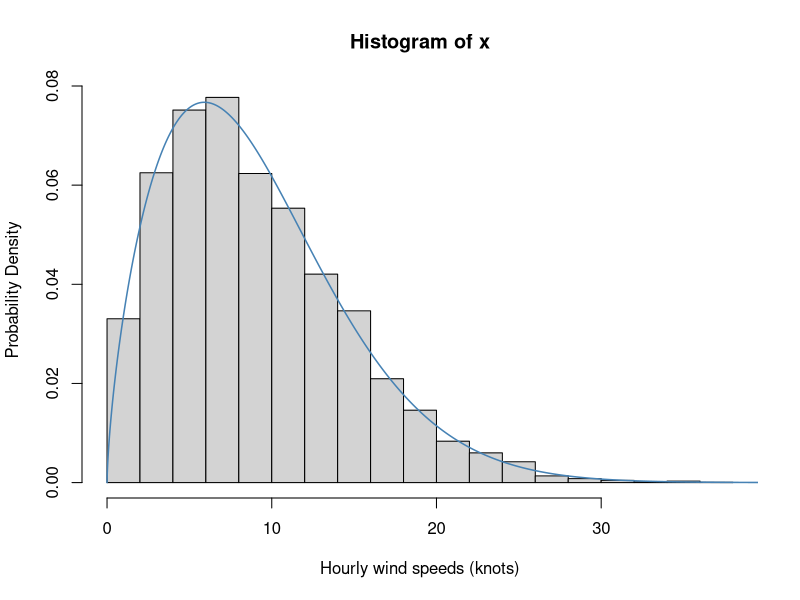
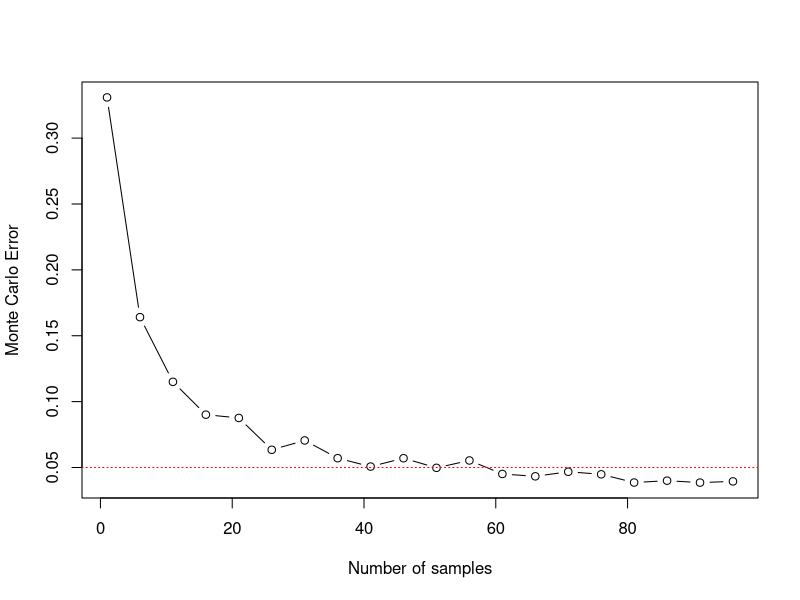

R code for these plots, in order:

# Exercise 1
# change so it is vectorised, as this takes less time than apply 
P_function <- function(w){
  P <- c()
  for (i in 1:length(w)){
    if (w[i] < 3.5 | w[i] > 25) {
      P <- c(P, 0)
    } else if (w[i]>=3.5 & w[i]<=14){
      P <- c(P, exp(-2.13974*exp(-0.633*w[i])))
    } else if (w[i]>14 & w[i]<=25){
      P <- c(P, 1)
    }
  }
  return(P)
}

# Exercise 2
dat <- read.csv("WindData.csv")$speed
# simulate values and plot histogram on probability density scale 
x <- rweibull(10000, shape=1.679, scale=10.128)
hist(x, prob = TRUE, xlab='Hourly wind speeds (knots)', ylab='Probability Density')
gr <- seq(0, 40, 0.01)
# compute exact PDF on grid and plot 
lines(gr, dweibull(gr, shape=1.679, scale=10.128), col = "steelblue", lwd = 1.5)

# Exercise 3a
# attempt 4
sample_generator <- function(n, k=1.679, lambda=10.128) {
  sample <- NULL 
  while (length(sample) < n) {
    x <- runif(1, -20, 20)
    y <- runif(1, 0, 0.06)
    f <- dweibull(x, shape=k, scale=lambda)
    if (y <= f) sample <- c(sample, x)
  }
  return(sample)
}

# Exercise 3b
wind_samples <- sample_generator(1000, 1.679, 10.128)
power_of_samples <- P_function(wind_samples)
print("The mean time is:")
mean(power)


# Exercise 4
monte_carlo <- function(m,n,k,lambda){
  mean_power <- c()
  for (i in 1:m){
    wind_samples <- sample_generator(n, k=1.679, lambda=10.128)
    power_of_samples <- sapply(wind_samples, P_function)
    mean_sample <- mean(power_of_samples)
    mean_power <- c(mean_power, mean_sample)
  }
  #return(mean_power)
  return(sd(mean_power))
}


# Exercise 5a
#In this method, you pick a random number of the y-axis (between  0   and  1),
# then use the inverse cumulative distribution function to figure out the
# corresponding value on the  x-axis. You take this value as a sample.
#Notice, there is no rejection here, every iteration leads to a sample.

# 1. Use uniform distribution to generate n random samples between 0 and 1
# 2. Use qweibull to find the corresponding values on x-axis

# Exercise 5b
exercise5 <- function(n, k=1.679, lambda=10.128){
  ys <- runif(n)
  xs <- qweibull(ys, shape=k, scale=lambda)
  return(xs)
}

# Exercise 5c
#Using exercise 5 function to calculate mean power at this site
x_samples <- exercise5(1000)
power <- P_function(x_samples)
mean(power)


# Exercise 6
rejection_sample_time <- system.time(sample_generator(10000))
#    user  system elapsed 
# 0.626   0.322   1.035 
rejection_sample_mc <- monte_carlo(10, 10000)
# 0.003650684

cdf_method_time <- system.time(exercise5(10000))
#user  system elapsed 
#0.005   0.000   0.005
cdf_method_mc <- monte_carlo(10, 10000)
# 0.003229122

# The inverse cdf sampler should be used. The monte carlo estimates are very similar (with cdf being lower)
# but the time taken is significantly lower for this method. Therefore it is better to use.

# Exercise 7
n = 100
y <- c()
x <- c()
for (i in seq(1, n, 5)){
  error <- monte_carlo(m=100, n=i)
  y <- c(y, error)
  x <- c(x, i)
}
plot(x,y, type='b', ylab='Monte Carlo Error', xlab='Number of samples')
abline(h=0.05, lty='dotted', col='red')


# Exercise 8
#What is the total daily average power that could be produced at the site?

#What percentage of the time is the wind speed too low to produce power?
  
#What percentage of the time does the wind speed produce maximum power?













